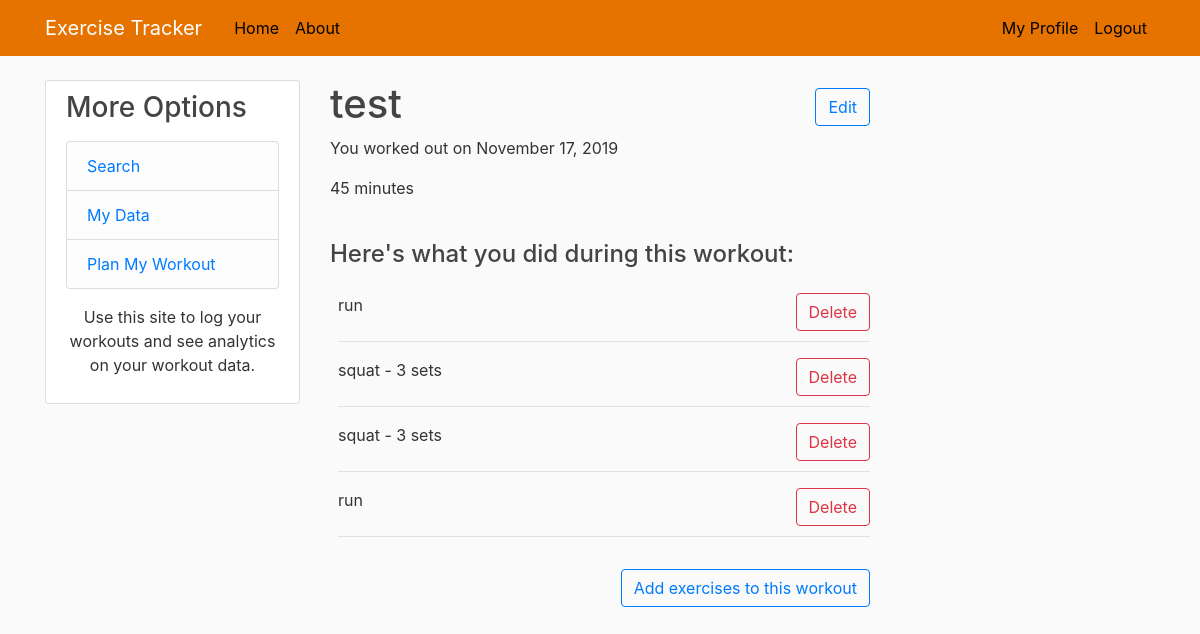
The page /details/43/ (signed in) on the database as committed earlier.
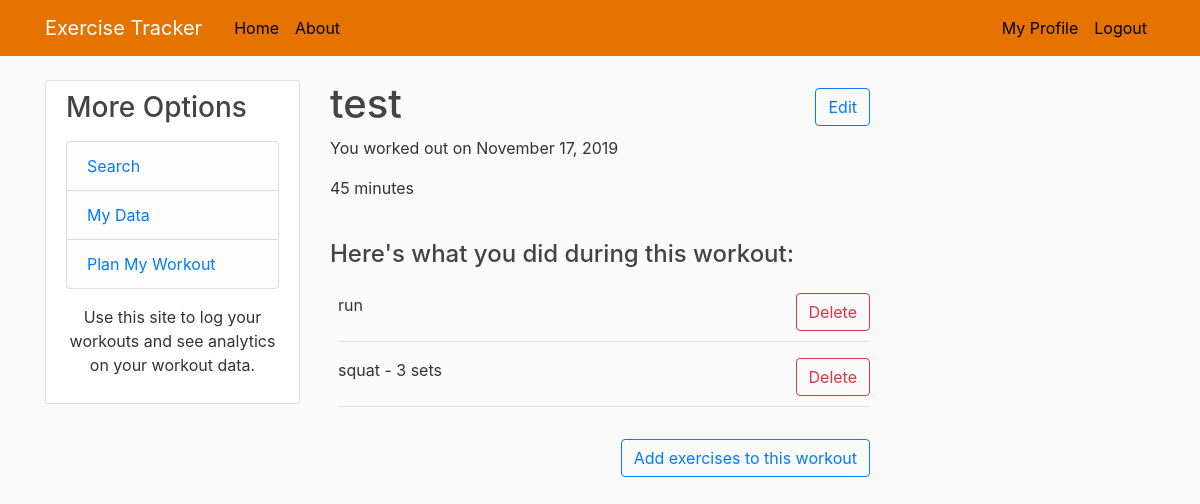
The same page on the database as committed later.
### tracker/models.py (models this page shows)
class Workout(models.Model):
	title = models.CharField(max_length=100)
	time_in_minutes = models.IntegerField(default = 0)
	workout_date = models.DateTimeField(default=timezone.now())
	author = models.ForeignKey(User, on_delete=models.CASCADE)

class Entry(models.Model):
	workout = models.ForeignKey(Workout, on_delete=models.CASCADE)
	exercise = models.ForeignKey(Exercise, on_delete=models.CASCADE)
	sets = models.IntegerField(default = 0)

class Exercise(models.Model):
	name = models.CharField(max_length=100)
	type = models.CharField(
        max_length=7,
        choices=(
            ("lift", "Lift"),
            ("cardio", "Cardio")
        )
    )

### tracker/views.py (the view)
# urls.py: path('details/<int:id>/', views.workout_detail, name='workout-detail'),
@login_required
def workout_detail(request, id=None):
	if request.GET.get('delete'):
		Entry.objects.filter(id=int(request.GET.get('delete'))).delete()
	auth_id = int(request.session['_auth_user_id'])
	workout = Workout.objects.filter(id=id).values().first()
	if auth_id != workout['author_id']:
		return render(request, 'tracker/access_denied.html')
	title = workout['title']
	time_in_minutes = workout['time_in_minutes']
	date = workout['workout_date']
	entries = Entry.objects.filter(workout_id=id).all()
	context = {
		'id': id,
		'title': title,
		'time_in_minutes': time_in_minutes,
		'date': date,
		'entries': entries,
	}
	return render(request, 'tracker/workout_detail.html', context)

### tracker/templates/tracker/workout_detail.html (shortened to what this page needs)
{% extends "tracker/base.html" %}
{% block content %}
	<div class = "col-13 align-self-center">
		<h1>{{ title }} <a href="{% url 'workout-edit' id %}" class="btn btn-outline-primary float-right mt-2">Edit</a></h1>
		<p>You worked out on {{ date|date:"F d, Y" }}</p>
		<p>{{ time_in_minutes }} minutes</p>
		<br/>
		<h4>Here's what you did during this workout:</h4>
			<div class="pl-2 pt-3">
				{% for entry in entries %}
					<form method="GET">
						<p class="pb-2">
							{{ entry.exercise.name }}
							{% if entry.exercise.type == "lift" %}
								- {{ entry.sets }} sets
							{% endif %}
								<button name="delete"
										type="submit"
										value="{{ entry.id }}"
										href="#"
										class="btn btn-outline-danger float-right">Delete</button>
						</p>
					</form>
					<hr>
				{% endfor %}
			</div>
		<a id="add" href="{% url 'entry-create' id %}" class="btn btn-outline-primary float-right mt-3 mb-5">
			Add exercises to this workout
		</a>
	</div>
{% endblock content %}

### tracker/templates/tracker/base.html (shortened to what this page needs)
{% load static %}
<!doctype html>
<html lang="en">
  <head>
    <link rel="stylesheet" href="https://stackpath.bootstrapcdn.com/bootstrap/4.3.1/css/bootstrap.min.css">
    <link rel="stylesheet" type="text/css" href="{% static 'tracker/main.css' %}">
  </head>
  <body>
	<header class="site-header">
		<nav class="navbar navbar-expand-md navbar-dark bg-steel fixed-top">
			<div class="container">
				<a class="navbar-brand mr-4" href="/">Exercise Tracker</a>
				<div class="collapse navbar-collapse" id="navbarToggle">
					<div class="navbar-nav mr-auto">
						<a class="nav-item nav-link" href="/">Home</a>
						<a class="nav-item nav-link" href="#">About</a>
					</div>
					<div class="navbar-nav">
						{% if user.is_authenticated %}
							<a class="nav-item nav-link" href="#">My Profile</a>
							<a class="nav-item nav-link" href="{% url 'logout' %}">Logout</a>
						{% else %}
							<a class="nav-item nav-link" href="{% url 'login' %}">Login</a>
							<a class="nav-item nav-link" href="{% url 'register' %}">Register</a>
						{% endif %}
					</div>
				</div>
			</div>
		</nav>
	</header>
  	<main role="main" class="container">
		<div class="row">
			<div class="col-md-3">
				<div class="content-section">
					<h3>More Options</h3>
					<p class='text-muted'>
						<ul class="list-group">
							<li class="list-group-item list-group-item-light"><a href="#">Search</a></li>
							<li class="list-group-item list-group-item-light"><a href="{% url 'workout-data' %}">My Data</a></li>
							<li class="list-group-item list-group-item-light"><a href="{% url 'workout-plan' %}">Plan My Workout</a></li>
						</ul>
					</p>
					<p class="text-center">Use this site to log your workouts and see analytics on your workout data.</p>
	      		</div>
	    	</div>
			<div class="col-md-6">
				{% block content %}{% endblock %}
			</div>
			<div class="col-md-2">
			</div>
		</div>
	</main>
  </body>
</html>

### tracker/static/tracker/main.css (style rules this page uses)
body { background: #fafafa; color: #333333; margin-top: 5rem; }
h1, h2, h3, h4, h5, h6 { color: #444444; }
ul { margin: 0; }
.bg-steel { background-color: #e67300; }
.site-header .navbar-nav .nav-link { color: #000000; }
.content-section { background: #ffffff; padding: 10px 20px; border: 1px solid #dddddd; border-radius: 3px; margin-bottom: 20px; }

Rows that differ between the two databases and show on the page:
removed Entry: exercise.name "squat", sets "3", {{ entry.id }} 37 (drawn)
removed Entry: exercise.name "run", {{ entry.id }} 38 (drawn)
